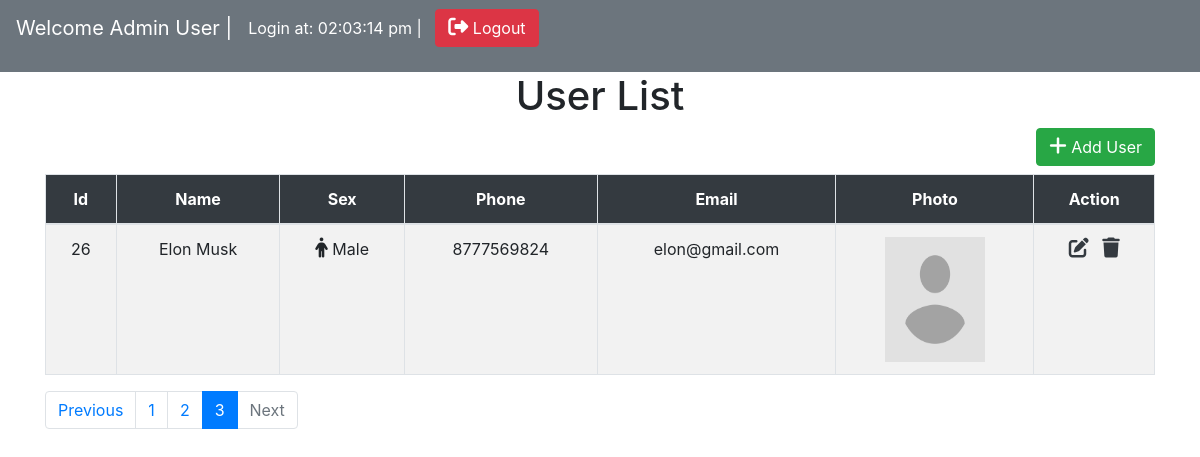
The app's page /index.php?page=3 (signed in) with its own data.
### tables this page shows
CREATE TABLE `users` (
  `id` int(11) NOT NULL,
  `name` varchar(255) NOT NULL,
  `sex` varchar(11) NOT NULL,
  `phone` bigint(12) NOT NULL,
  `email` varchar(255) NOT NULL,
  `image` varchar(255) NOT NULL DEFAULT 'avatar.png'
);

### index.php (the view, shortened to what this page needs)
<?php
    include "config.php";
    $limit = 3;
    $page = isset($_GET['page']) ? $_GET['page'] : 1;
    $offset = ($page-1)*$limit;
    $sql = "SELECT * FROM users LIMIT $limit OFFSET $offset";
    $query = mysqli_query($link,$sql);
?>
<!DOCTYPE html>
<html lang="en">
<head>
    <link rel="stylesheet" href="https://maxcdn.bootstrapcdn.com/bootstrap/4.5.2/css/bootstrap.min.css">
</head>
<body>
    <nav class="navbar navbar-expand-sm bg-secondary navbar-dark">
        <p class="navbar-brand">
            <?php echo isset($_SESSION['id']) ? 'Welcome '.$_SESSION['name'] : '' ?> |
        </p>
        <p class="nav-item text-white">
            <?php echo isset($_SESSION['login_at']) ? 'Login at: '.$_SESSION['login_at'] : '' ?> | &nbsp;&nbsp;
        </p>
        <p class="float-right">
            <a href="logout.php" class="btn btn-danger"><i class='fas fa-sign-out-alt'></i> Logout</a>
        </p>
    </nav>
    <div class="container">
        <h1 class="text-center">User List</h1>
        <div class="text-right"><a href="create.php" class="btn btn-success mb-2"><i class='fas fa-plus'></i> Add User</a></div>
        <table class="table table-bordered table-striped table-hover">
            <thead class="bg-dark text-center text-white">
                <tr>
                    <th>Id</th>
                    <th>Name</th>
                    <th>Sex</th>
                    <th>Phone</th>
                    <th>Email</th>
                    <th>Photo</th>
                    <th>Action</th>
                </tr>
            </thead>
            <tbody class="text-center">
                <?php if(mysqli_num_rows($query) == 0){ ?>
                    <tr><td colspan="7" class="text-center">No record found</td></tr>
                <?php }else{
                    $psql = "SELECT * FROM users";
                    $pquery = mysqli_query($link,$psql);
                    $total_record = mysqli_num_rows($pquery);
                    $total_page = ceil($total_record/$limit);
                    ?>
                    <?php while($row = mysqli_fetch_assoc($query)){ ?>
                    <tr>
                        <td><?php echo $row['id'] ?></td>
                        <td><?php echo $row['name'] ?></td>
                        <td>
                            <?php if($row['sex'] == 'male'){ ?>
                                <i class='fas fa-male'></i> Male
                            <?php } ?>
                        </td>
                        <td><?php echo $row['phone'] ?></td>
                        <td><?php echo $row['email'] ?></td>
                        <td><img src="uploads/<?php echo $row['image'] ?>" width="100" height="125"></td>
                        <td>
                            <a href="update.php?id=<?php echo $row['id'] ?>" class="text-dark"><i class='fas fa-edit'></i></a>&nbsp;&nbsp;
                            <a href="delete.php?id=<?php echo $row['id'] ?>" class="text-dark"><i class='fas fa-trash'></i></a>
                        </td>
                    </tr>
                <?php }} ?>
            </tbody>
        </table>
        <ul class="pagination">
            <li class="page-item <?php echo ($page > 1) ? '' : 'disabled' ?>"><a class="page-link" href="index.php?page=<?php echo $page-1 ?>">Previous</a></li>
        <?php for($i=1;$i<=$total_page;$i++){ ?>
            <li class="page-item <?php echo ($page == $i) ? 'active' : '' ?>"><a class="page-link" href="index.php?page=<?php echo $i ?>"><?php echo $i ?></a></li>
        <?php } ?>
            <li class="page-item <?php echo ($total_page > $page) ? '' : 'disabled' ?>"><a class="page-link" href="index.php?page=<?php echo $page+1 ?>">Next</a></li>
        </ul>
    </div>
</body>
</html>

### index.php (style rules this page uses)
.fas { font-size: 20px; }

### records on screen
users: id "26", name "Elon Musk", sex "male" (drawn), phone "8777569824", email "elon@gmail.com", image (placeholder picture)

### other values on screen
$_SESSION['name'] "Admin User"
$_SESSION['login_at'] "02:03:14 pm"
